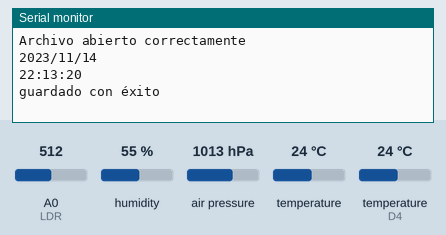
Simulated run of this sketch. Board: ESP8266 (NodeMCU). Shown: the last lines printed to the serial monitor. The test bench sets the inputs (shaded band); at power-on: humidity 55 %, air pressure 1013 hPa, A0 (LDR) = 512, temperature 24 °C, temperature (sensor on D4) 24 °C. The local clock reads 2024-03-15 10:24:30 at power-on unless the sketch sets it; storage starts empty.

Above: at 2.3 s.
2.4 s: humidity set to 22 %
At 8.1 s:
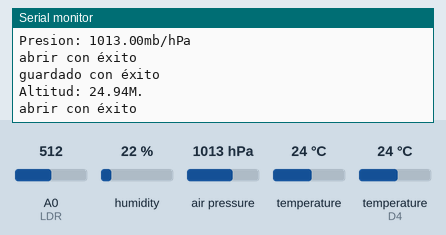
8.8 s: air pressure set to 952 hPa
At 14.9 s:
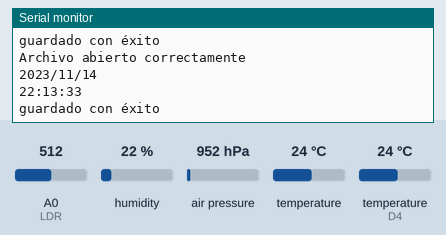
15.2 s: A0 (LDR) set to 716
At 21.5 s:
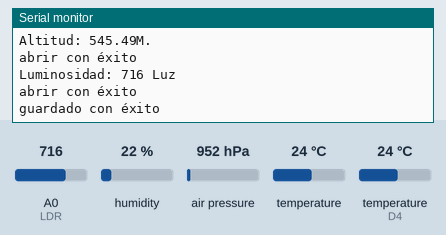
21.6 s: temperature (sensor 0) set to 12 °C
At 27.8 s:
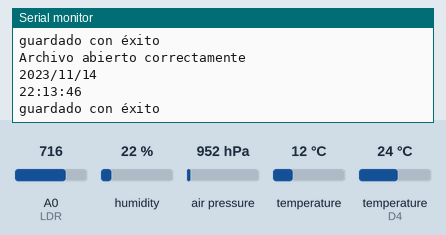
28.0 s: temperature (sensor on D4) set to 12 °C
At 30.3 s:
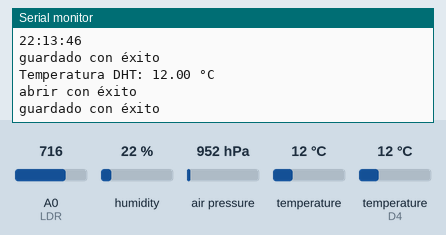
34.4 s: A0 (LDR) set to 992
At 36.1 s:
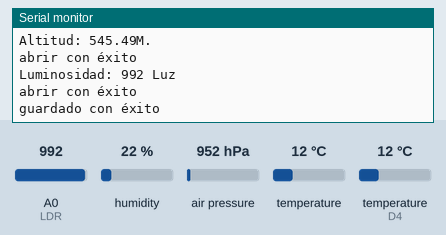
Timing chart, 0 to 37.6 s (numbered marks = the images above; inputs shaded):
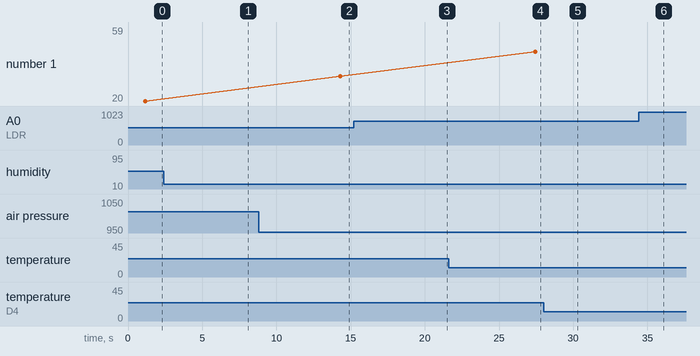

The sketch:

sketch-v0.3b2.ino
```cpp
#include <Wire.h>         // incluir libreria para I2C
#include <SPI.h>           // incluir libreria para SPI

#include <RTClib.h>      // incluir libreria para RTC
RTC_DS1307 rtc;     // llama al RTC_DS1307 como rtc
//#define RTC_I2C_ADDRESS 0x68 //
//#define RTC_EEPROM_I2C_ADDRESS 0x50 //

#include <SD.h>         // incluir libreria para SD
const int chipSelect = D8; // // chip esclavo SD puerto SPI - en el uno pin 4 - en el esp8266 nodemcu 1.0 v3 pin D8 gpio15
File myFile;// buscar encontrar o crear archivo en raiz sd

//#define OLED_I2C_ADDRESS 0x3C  //

#include <DHT.h> // incluir libreria DHT sensor
#define DHTPIN D4 // sensor en pin D4
#define DHTTYPE DHT11   // DHT11 DHT21 DHT22
DHT dht(DHTPIN, DHTTYPE);

#include <Adafruit_Sensor.h>  // incluir libreria sensores unificados
#include <Adafruit_BMP280.h>  // incluir libreria sensor BMP280
#define BMP280_I2C_ADDRESS  0x77  //  0x76
Adafruit_BMP280 bmp;

#define LDR A0

////////////////////////////////////////////////////////////////////////////////////////////////////////////

void setup () {
  Serial.begin(9600); {}   // inicializa comunicacion serial a 9600 bps
  Serial.println(F("Iniciando:"));
  Wire.begin(D2 , D1);   // configurar serial i2c en pines(sda, scl)
  delay (1000);

  if (!rtc.begin()) {       // sino inicia el modulo
    Serial.println(F("Modulo RTC fallo"));  // muestra mensaje de error
    return;         // se sale regresando el programa
  }
  rtc.adjust(DateTime(F(__DATE__), F(__TIME__)));
  Serial.print(F("Modulo RTC iniciado correctamente")); // muestra mensaje de confirmacion y tiempo trascurrido menos espera inicial


  if (!SD.begin(chipSelect)) {       // sino inicia el modulo
    Serial.println(F("Modulo SD fallo"));  // muestra mensaje de error
    return;         // se sale regresando el programa
  }
  Serial.print(F("Modulo SD iniciado correctamente")); // muestra mensaje confirmacion y tiempo trascurrido menos espera inicial

  myFile = SD.open("DATA.txt", FILE_WRITE); //abrir sd, buscar crear archivo y abrir modo escritura
  if (myFile) { //para tratar el archivo
    Serial.println(F("Archivo abierto correctamente"));
    myFile.println("Fecha, Hora, Temperatura DHT ºC, Temperatura BMP ºC, Humedad %, Presion hPa, Altitud M, Luminosidad"); //imprimir en el archivo los siguientes encabezados.
    myFile.close(); //cerrmos el archivo.
  }

  if (!bmp.begin(BMP280_I2C_ADDRESS)) {       // sino inicia el modulo
    Serial.println(F("Modulo BMP fallo"));  // muestra mensaje de error
    return;         // se sale regresando el programa
  }
  Serial.print(F("Modulo BMP iniciado correctamente")); // muestra mensaje de confirmacion y tiempo trascurrido menos espera inicial


  /* if (!dht.begin()) {       // sino inicia el modulo
      Serial.println(F("Modulo DHT fallo"));  // muestra mensaje de error
      return;         // se sale regresando el programa
    }
  */
  dht.begin();
  Serial.println(F("Modulo DHT iniciado correctamente")); // muestra mensaje de confirmacion y tiempo trascurrido menos espera inicial
}
////////////////////////////////////////////////////////////////////////////////////////////////////////////

void loggingTiempo() {
  DateTime now = rtc.now();
  myFile = SD.open("DATA.txt", FILE_WRITE);
  if (myFile) {
    myFile.print(now.year(), DEC);
    myFile.print('/');
    myFile.print(now.month(), DEC);
    myFile.print('/');
    myFile.print(now.day(), DEC);
    myFile.print(',');
    myFile.print(now.hour(), DEC);
    myFile.print(':');
    myFile.print(now.minute(), DEC);
    myFile.print(':');
    myFile.print(now.second(), DEC);
    myFile.print(",");
  }

  //consola log
  Serial.println(F("Archivo abierto correctamente"));
  Serial.print(now.year(), DEC);
  Serial.print('/');
  Serial.print(now.month(), DEC);
  Serial.print('/');
  Serial.println(now.day(), DEC);
  Serial.print(now.hour(), DEC);
  Serial.print(':');
  Serial.print(now.minute(), DEC);
  Serial.print(':');
  Serial.println(now.second(), DEC);
  Serial.println("guardado con éxito");
  myFile.close();
  delay(1000);
}

void loggingTemperaturaDHT() {

  float t = dht.readTemperature(); // Leer la temperatura en grados Celsius
  // float f = dht.readTemperature(true);  //Leer la temperatura como Fahrenheit

  //Compruebe si alguna lectura falló y salga antes (para volver a intentarlo).
  if  (isnan(t) /*|| isnan(f)*/) {
    Serial.println(F("Error al leer temperatura del sensor DHT!"));
    return;
  }

  //consola log
  Serial.print(F("Temperatura DHT: "));
  Serial.print(t);
  Serial.println(" °C");
  //Serial.print(f);
  //Serial.println(" *F\t");

  myFile = SD.open("DATA.txt", FILE_WRITE);
  if (myFile) {
    Serial.println("abrir con éxito");
    myFile.print(t);
    myFile.print(",");
  }
  myFile.close();
  Serial.println("guardado con éxito");
}

void logginTemperaturaBMP() {

  float tb = bmp.readTemperature();

  //Compruebe si alguna lectura falló y salga antes (para volver a intentarlo).
  if  (isnan(tb)) {
    Serial.println(F("Error al leer Temperatura del sensor BMP!"));
    return;
  }

  //consola log
  Serial.print(F("Temperatura BMP: "));
  Serial.print(tb);
  Serial.println(F(" °C"));


  myFile = SD.open("DATA.txt", FILE_WRITE);
  if (myFile) {
    Serial.println(F("abrir con éxito"));
    myFile.print(tb);
    myFile.print(",");
  }
  myFile.close();
  Serial.println("guardado con éxito");
}

void loggingHumedad() {

  float h = dht.readHumidity();

  //Compruebe si alguna lectura falló y salga antes (para volver a intentarlo).
  if  (isnan(h)) {
    Serial.println(F("Error al leer humedad del sensor!"));
    return;
  }

  //consola log
  Serial.print(F("Humedad: "));
  Serial.print(h);
  Serial.println(F("%"));


  myFile = SD.open("DATA.txt", FILE_WRITE);
  if (myFile) {
    Serial.println(F("abrir con éxito"));
    myFile.print(h);
    myFile.print(",");
  }
  myFile.close();
  Serial.println("guardado con éxito");
}

void logginPresion() {

  float p = bmp.readPressure() / 100;

  //Compruebe si alguna lectura falló y salga antes (para volver a intentarlo).
  if  (isnan(p)) {
    Serial.println(F("Error al leer Presion del sensor BMP!"));
    return;
  }

  //consola log
  Serial.print(F("Presion: "));
  Serial.print(p);
  Serial.println(F("mb/hPa"));


  myFile = SD.open("DATA.txt", FILE_WRITE);
  if (myFile) {
    Serial.println(F("abrir con éxito"));
    myFile.print(p);
    myFile.print(",");
  }
  myFile.close();
  Serial.println("guardado con éxito");
}

void logginAltitud() {

  float a = bmp.readAltitude(1016); // (1013.25) obtener por localizacion, o ir ajustando situandolo desde el nivel del suelo.

  //Compruebe si alguna lectura falló y salga antes (para volver a intentarlo).
  if  (isnan(a)) {
    Serial.println(F("Error al leer Presion del sensor BMP!"));
    return;
  }

  //consola log
  Serial.print(F("Altitud: "));
  Serial.print(a);
  Serial.println(F("M."));


  myFile = SD.open("DATA.txt", FILE_WRITE);
  if (myFile) {
    Serial.println(F("abrir con éxito"));
    myFile.print(a);
    myFile.print(",");
  }
  myFile.close();
}

void logginLuz() {

  pinMode (LDR, INPUT);
  int L = analogRead(LDR);

  //Compruebe si alguna lectura falló y salga antes (para volver a intentarlo).
  if  (isnan(L)) {
    Serial.println(F("Error al leer Luminosidad!"));
    return;
  }

  //consola log
  Serial.print(F("Luminosidad: "));
  Serial.print(L);
  Serial.println(F(" Luz"));


  myFile = SD.open("DATA.txt", FILE_WRITE);
  if (myFile) {
    Serial.println(F("abrir con éxito"));
    myFile.print(L);
    myFile.println(",");
  }
  myFile.close();
  Serial.println("guardado con éxito");
}

////////////////////////////////////////////////////////////////////////////////////////////////////////////

void loop() {
  loggingTiempo();
  delay(1000);
  loggingTemperaturaDHT();
  delay(1000);
  logginTemperaturaBMP();
  delay(1000);
  loggingHumedad();
  delay(1000);
  logginPresion();
  delay(1000);
  logginAltitud();
  delay(1000);
  logginLuz();
  delay(1000);
  delay(5000);
}
```

Measured:
- after the input at 2.4 s, the serial monitor: prints a new line after 2.9 s (image 1)
- after the input at 15.2 s, the serial monitor: prints a new line after 6.2 s (image 3)
- after the input at 28.0 s, the serial monitor: prints a new line after 1.5 s (image 5)
- after the input at 34.4 s, the serial monitor: prints a new line after 0.15 s (image 6)
